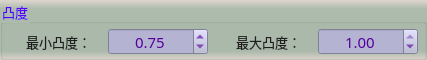
      <widget class="QGroupBox" name="groupCamera_6">
       <property name="geometry">
        <rect>
         <x>8</x>
         <y>386</y>
         <width>427</width>
         <height>60</height>
        </rect>
       </property>
       <property name="font">
        <font>
         <family>微软雅黑</family>
         <pointsize>10</pointsize>
        </font>
       </property>
       <property name="styleSheet">
        <string notr="true">background-color: qlineargradient(x1:0, y1:0, x2:0, y2:1, stop:0 #dfd5cf, stop: 0.15 #acbbac, stop: 0.85 #acbbac,stop:1 #dfd5cf);
color: rgb(85, 0, 255);</string>
       </property>
       <property name="title">
        <string>凸度</string>
       </property>
       <widget class="QLabel" name="label_11">
        <property name="geometry">
         <rect>
          <x>26</x>
          <y>32</y>
          <width>79</width>
          <height>19</height>
         </rect>
        </property>
        <property name="font">
         <font>
          <family>微软雅黑</family>
          <pointsize>10</pointsize>
          <weight>50</weight>
          <bold>false</bold>
         </font>
        </property>
        <property name="styleSheet">
         <string notr="true">color: rgb(30, 30, 30);
background: transparent;</string>
        </property>
        <property name="text">
         <string>最小凸度：</string>
        </property>
       </widget>
       <widget class="QDoubleSpinBox" name="spinMinConvexity">
        <property name="geometry">
         <rect>
          <x>108</x>
          <y>28</y>
          <width>100</width>
          <height>27</height>
         </rect>
        </property>
        <property name="sizePolicy">
         <sizepolicy hsizetype="Fixed" vsizetype="Fixed">
          <horstretch>0</horstretch>
          <verstretch>0</verstretch>
         </sizepolicy>
        </property>
        <property name="minimumSize">
         <size>
          <width>100</width>
          <height>25</height>
         </size>
        </property>
        <property name="font">
         <font>
          <family>微软雅黑</family>
          <pointsize>11</pointsize>
         </font>
        </property>
        <property name="styleSheet">
         <string notr="true">QWidget{color: rgb(85, 0, 155);background-color: rgb(180, 180, 210);}
QDoubleSpinBox::up-button{
    border:transparent;
}
QDoubleSpinBox::down-button{
    border:transparent;
}
QDoubleSpinBox::up-arrow{
    image:url(:/resource/up.png);
}
QDoubleSpinBox::down-arrow{
    image:url(:/resource/down.png);
}</string>
        </property>
        <property name="alignment">
         <set>Qt::AlignCenter</set>
        </property>
        <property name="decimals">
         <number>2</number>
        </property>
        <property name="maximum">
         <double>0.990000000000000</double>
        </property>
        <property name="singleStep">
         <double>0.100000000000000</double>
        </property>
        <property name="value">
         <double>0.750000000000000</double>
        </property>
       </widget>
       <widget class="QLabel" name="label_12">
        <property name="geometry">
         <rect>
          <x>236</x>
          <y>32</y>
          <width>79</width>
          <height>19</height>
         </rect>
        </property>
        <property name="font">
         <font>
          <family>微软雅黑</family>
          <pointsize>10</pointsize>
          <weight>50</weight>
          <bold>false</bold>
         </font>
        </property>
        <property name="styleSheet">
         <string notr="true">color: rgb(30, 30, 30);
background: transparent;</string>
        </property>
        <property name="text">
         <string>最大凸度：</string>
        </property>
       </widget>
       <widget class="QDoubleSpinBox" name="spinMaxConvexity">
        <property name="geometry">
         <rect>
          <x>318</x>
          <y>28</y>
          <width>100</width>
          <height>27</height>
         </rect>
        </property>
        <property name="sizePolicy">
         <sizepolicy hsizetype="Fixed" vsizetype="Fixed">
          <horstretch>0</horstretch>
          <verstretch>0</verstretch>
         </sizepolicy>
        </property>
        <property name="minimumSize">
         <size>
          <width>100</width>
          <height>25</height>
         </size>
        </property>
        <property name="font">
         <font>
          <family>微软雅黑</family>
          <pointsize>11</pointsize>
         </font>
        </property>
        <property name="styleSheet">
         <string notr="true">QWidget{color: rgb(85, 0, 155);background-color: rgb(180, 180, 210);}
QDoubleSpinBox::up-button{
    border:transparent;
}
QDoubleSpinBox::down-button{
    border:transparent;
}
QDoubleSpinBox::up-arrow{
    image:url(:/resource/up.png);
}
QDoubleSpinBox::down-arrow{
    image:url(:/resource/down.png);
}</string>
        </property>
        <property name="alignment">
         <set>Qt::AlignCenter</set>
        </property>
        <property name="decimals">
         <number>2</number>
        </property>
        <property name="minimum">
         <double>0.010000000000000</double>
        </property>
        <property name="maximum">
         <double>1.000000000000000</double>
        </property>
        <property name="singleStep">
         <double>0.100000000000000</double>
        </property>
        <property name="value">
         <double>1.000000000000000</double>
        </property>
       </widget>
      </widget>
